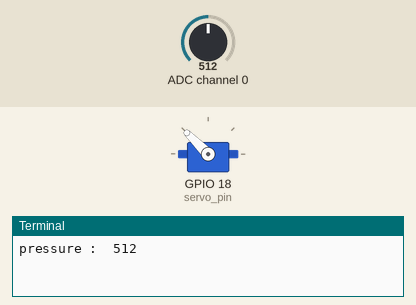
Bench run of a program on a simulated Raspberry Pi (BCM pin numbers). Shown: servo, the last lines printed to the terminal. Inputs (shaded band) come from the test bench; at power-on: ADC channel 0 = 512 (analog values on the 0–1023 scale). Servo angles are drawn from the pulse width (0.5 ms = 0°, 2.5 ms = 180°).

Above: at 1.2 s.
1.3 s: ADC channel 0 set to 110
4.8 s: ADC channel 0 set to 94
At 6.1 s:
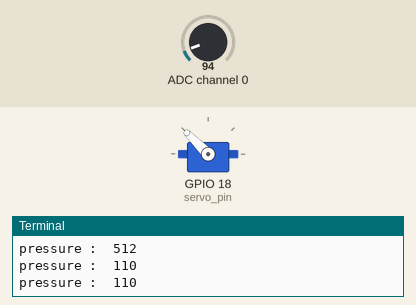
7.5 s: ADC channel 0 set to 122
At 7.9 s:
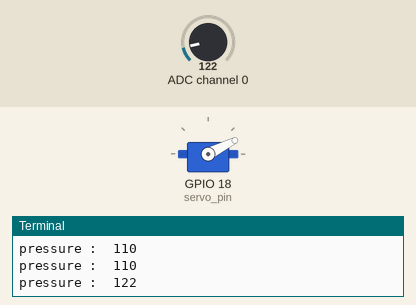
13.5 s: ADC channel 0 set to 90
At 14.3 s:
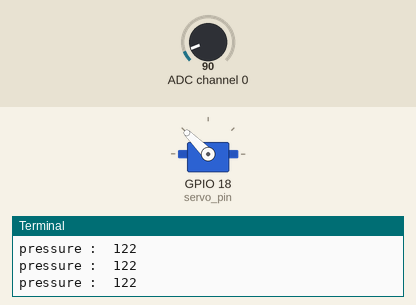
Timing chart, 0 to 16.5 s (numbered marks = the images above; inputs shaded):
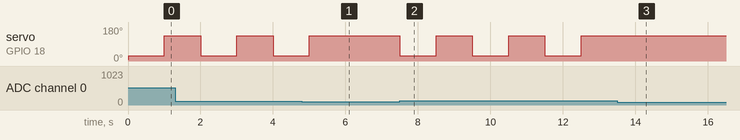

The program:

SnowRemoval.py
```python
import spidev
import time
import RPi.GPIO as GPIO
Vcc = 5.0
R1 = 1000

spi = spidev.SpiDev()
spi.open(0, 0)
mcp3008_channel = 0
delay = 0.1

servo_pin = 18
GPIO.setwarnings(False)
GPIO.setmode(GPIO.BCM)
GPIO.setup(servo_pin, GPIO.OUT)
pwm = GPIO.PWM(servo_pin, 50)
pwm.start(3.0)

def ReadChannel(channel):
    adc = spi.xfer([1, (8 + channel) << 4, 0])
    data = ((adc[1] & 3) << 8) + adc[2]
    return data

class MesurePressure:
    def __init__(self):
        self.pressure = 0
    def SetPressure(self):
        analog_level = ReadChannel(mcp3008_channel)
        self.pressure = analog_level
    def GetPressure(self):
        return self.pressure

class JudgementCollapseRisk:
    def __init__(self):
        self.collapseRisk = False
        self.pressure = 0
    def SetPressure(self, pressure):
        self.pressure = pressure
    def SetCollapseRisk(self):
        if(self.pressure > 100):
            print("pressure : ",self.pressure)
            self.collapseRisk = True
        else:
            self.collapseRisk = False
    def GetCollapseRisk(self):
        return self.collapseRisk

class OperateSnowRemovalDevice:
    def __init__(self):
        self.operateSnowRemovalDevice = False
    def SetOperateSnowRemovalDevice(self, collapserisk):
        if(collapserisk == True):
            pwm.ChangeDutyCycle(4)
            time.sleep(1.0)
            pwm.ChangeDutyCycle(10)
            time.sleep(1.0)
        elif(collapserisk == False):
            pass

if __name__ == '__main__':
    MesurePressure = MesurePressure()
    JudgementCollapseRisk = JudgementCollapseRisk()
    OperateSnowRemovalDevice = OperateSnowRemovalDevice()

    pressure = 0
    collapserisk = False
    while True:
        MesurePressure.SetPressure()
        pressure = MesurePressure.GetPressure()
        JudgementCollapseRisk.SetPressure(pressure)
        JudgementCollapseRisk.SetCollapseRisk()
        collapserisk = JudgementCollapseRisk.GetCollapseRisk()
        OperateSnowRemovalDevice.SetOperateSnowRemovalDevice(collapserisk)
```

Measured:
- the behaviour switches between 101 and 100 on ADC channel 0 (found by bisection; images 0 and 1)
- after the input at 4.8 s, servo on GPIO 18 (servo_pin): goes on until 5.0 s, then stays 135°
- after the input at 7.5 s, servo on GPIO 18 (servo_pin): alternates 135° for 1.0 s and 27° for 1.0 s, starting at once
- after the input at 13.5 s, servo on GPIO 18 (servo_pin): stops changing and stays 135°
